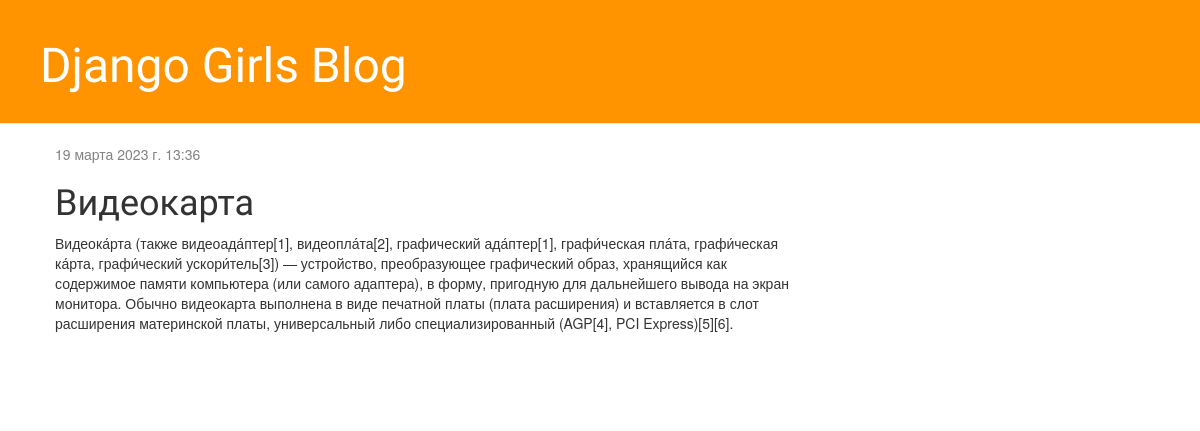
The app's page /post/1/ with its own data.
### blog/models.py (models this page shows, shortened)
class Post(models.Model):
    author = models.ForeignKey(settings.AUTH_USER_MODEL, on_delete=models.CASCADE)
    title = models.CharField(max_length=200)
    text = models.TextField()
    created_date = models.DateTimeField(default=timezone.now)
    published_date = models.DateTimeField(blank=True, null=True)

### blog/views.py (the view)
# urls.py: path('post/<int:pk>/', views.post_detail, name='post_detail'),
def post_detail(request, pk):
    post = get_object_or_404(Post, pk=pk)
    return render(request, 'blog/post_detail.html', {'post': post})

### blog/templates/blog/post_detail.html (shortened to what this page needs)
{% extends 'blog/base.html' %}
{% block content %}
    <div class="post">
        {% if post.published_date %}
            <div class="date">
                {{ post.published_date }}
            </div>
        {% endif %}
        <h1>{{ post.title }}</h1>
        <p>{{ post.text|linebreaksbr }}</p>
    </div>
{% endblock %}

### blog/static/css/blog.css (style rules this page uses)
h1, h2, h3, h4 { font-family: 'Lobster', cursive; }
.date { color: #828282; }
.post { margin-bottom: 70px; }

### records on screen
Post: published_date "19 марта 2023 г. 13:36", title "Видеокарта", text "Видеока́рта (также видеоада́птер[1], видеопла́та[2], графический ада́птер[1], графи́ческая пла́та, графи́ческая ка́рта, графи́ческий ускори́тель[3]) — устройство, преобразующее графический образ, хранящийся как содержимое памяти компьютера (или самого адаптера), в форму, пригодную для дальнейшего вывода на экран монитора. Обычно видеокарта выполнена в виде печатной платы (плата расширения) и вставляется в слот расширения материнской платы, универсальный либо специализированный (AGP[4], PCI Express)[5][6]."
